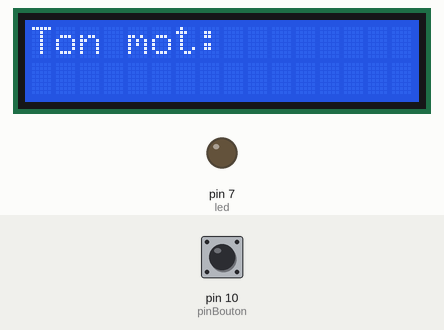
This sketch was run on a simulated Arduino Uno, built with avr-gcc and run on an emulated ATmega328P. On the bench: 16×2 character LCD, output pins drawn as LEDs (lit = HIGH). The test bench sets the inputs (shaded band); at power-on: pin 10 (pinBouton) HIGH. What the sketch prints to the serial monitor is not drawn.

Above: at 1.2 s.
1.3 s: pin 10 (pinBouton) pulled LOW for 0.15 s
At 4.1 s:
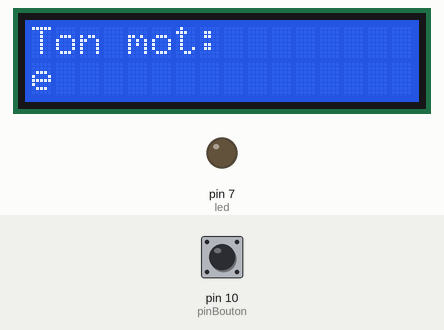
4.4 s: pin 10 (pinBouton) pulled LOW for 1 s
At 7.6 s:
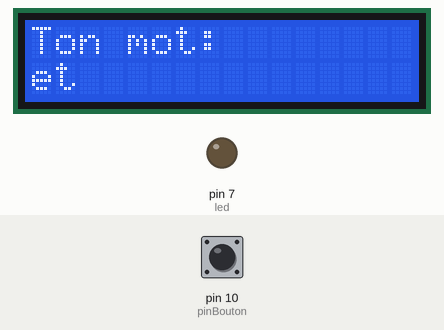
8.4 s: pin 10 (pinBouton) pulled LOW for 0.15 s
At 11.2 s:
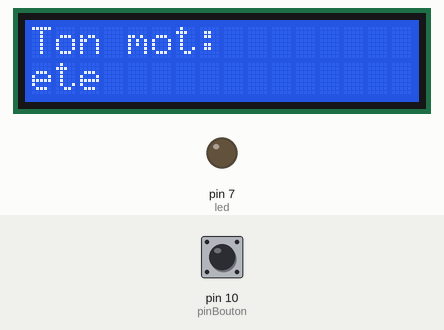
11.5 s: pin 10 (pinBouton) pulled LOW for 0.15 s
At 14.3 s:
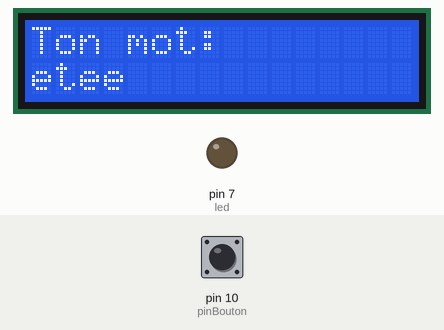
14.6 s: pin 10 (pinBouton) pulled LOW for 1 s
At 17.8 s:
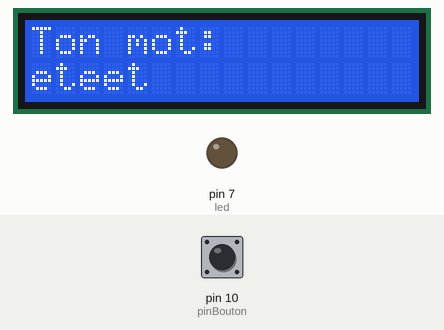
18.6 s: pin 10 (pinBouton) pulled LOW for 0.15 s
At 21.4 s:
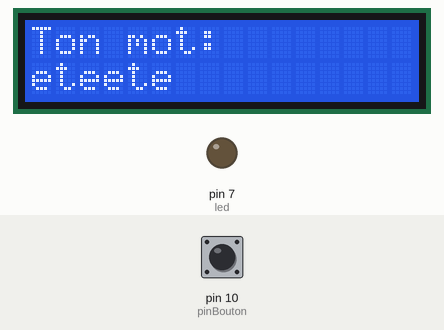
Timing chart, 0 to 22.7 s (numbered marks = the images above; inputs shaded):
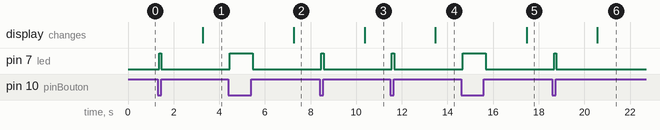

Measured:
- after the input at 1.3 s, pin 7 (led): LOW → HIGH after 0.06 s, → LOW 0.10 s later; the display: changes after 2.0 s (image 1)
- after the input at 4.4 s, pin 7 (led): LOW → HIGH after 0.07 s, → LOW 1.0 s later; the display: changes after 2.9 s (image 2)
- after the input at 8.4 s, pin 7 (led): LOW → HIGH after 0.07 s, → LOW 0.10 s later; the display: changes after 2.0 s (image 3)
- after the input at 11.5 s, pin 7 (led): LOW → HIGH after 0.07 s, → LOW 0.10 s later; the display: changes after 2.0 s (image 4)
- after the input at 14.6 s, pin 7 (led): LOW → HIGH after 0.07 s, → LOW 1.0 s later; the display: changes after 2.9 s (image 5)
- after the input at 18.6 s, pin 7 (led): LOW → HIGH after 0.07 s, → LOW 0.10 s later; the display: changes after 2.0 s (image 6)

The sketch:

Morse.ino
```cpp
#include <Morse.h>
#include <LiquidCrystal.h>

int pinBouton;
int led;
int count;
int tempsLedOff;
boolean nouvelleLettre;
boolean nouveauMot;
boolean ledOn;
int lettre;
String mot;

const int rs = 12, en = 11, d4 = 5, d5 = 4, d6 = 3, d7 = 2;
LiquidCrystal lcd(rs, en, d4, d5, d6, d7);

Morse morse;

void setup()
{
    Serial.begin(9600);
    pinBouton=10;
    led = 7;
    count = 0;
    tempsLedOff = 0;
    nouvelleLettre = false;
    nouveauMot = false;
    ledOn = false;
    lettre = 1;
    mot = "";
    pinMode(pinBouton,INPUT_PULLUP);
    pinMode(led, OUTPUT);

    // set up the LCD's number of columns and rows:
    lcd.begin(16, 2);
    // Print a message to the LCD.
    lcd.print("Ton mot:");
}
void loop()
{


    boolean etatBouton=digitalRead(pinBouton);

    if (nouvelleLettre) {
      if (0 == mot.length()) {
        lcd.setCursor(0, 1);
        lcd.print("                ");
        lcd.setCursor(0, 1);
      }

      char lettreTraduite = morse.getLettre(lettre);

      mot = mot + lettreTraduite;
      Serial.println(lettreTraduite);
      lcd.print(lettreTraduite);
      lettre = 1;
      nouvelleLettre = false;
    }

    if (nouveauMot) {
      if (0 != mot.length()) {
        // set the cursor to column 0, line 1
        // (note: line 1 is the second row, since counting begins with 0):
        lcd.setCursor(0, 1);
        // print the number of seconds since reset:
        lcd.print("                ");
        lcd.setCursor(0, 1);
        lcd.print(mot);
        Serial.println("Mot entier : "+mot);
        mot = "";
      }
      nouveauMot = false;
    }

    if (!etatBouton) {
      digitalWrite(led,HIGH);
      count++;
    } else {
      if (0 != count) {
        digitalWrite(led,LOW);
        if (3 >= count) {
          //Serial.println("Point");
          lettre = (lettre << 1) | 0x01;
          //Serial.println(lettre, BIN);
        } else {
          //Serial.println("Trait");
          lettre = lettre << 1;
          //Serial.println(lettre, BIN);
        }
        count = 0;
        tempsLedOff = 0;
      } else {
        if (20 <= tempsLedOff && 1 == lettre) {
          nouveauMot = true;
          tempsLedOff = 0;
        } else {
          if (16 <= tempsLedOff && 1 != lettre) {
            nouvelleLettre = true;
            tempsLedOff = 0;
          } else {
            tempsLedOff++;
          }
        }

      }
    }
    delay(100);
}
```
